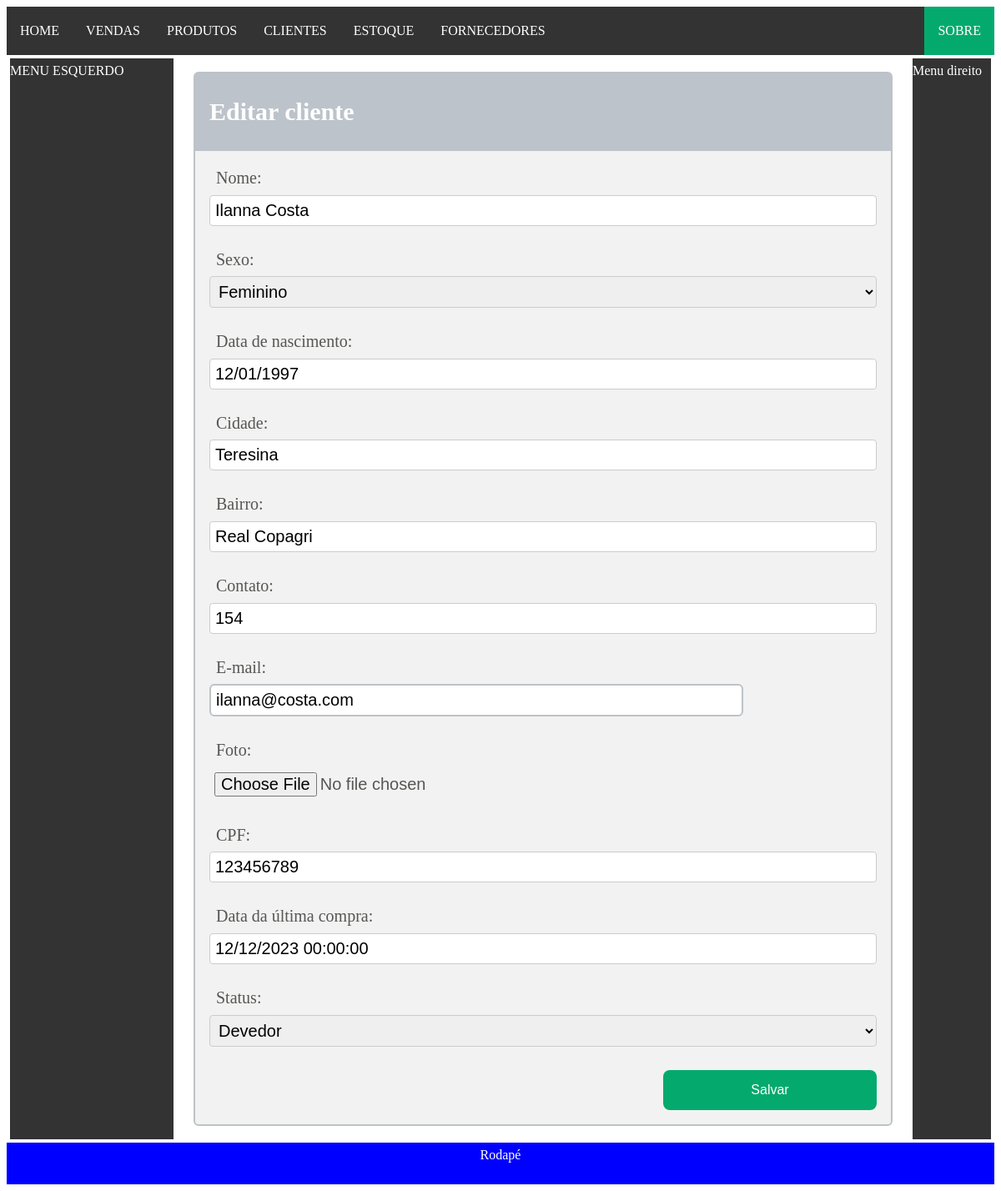
/cliente/2/atualizacao/, run on the app's committed database.
### client/models.py (models this page shows, shortened)
class Client(models.Model):
    GENDER = [
        ('F', 'Feminino'),
        ('M', 'Masculino'),
        ('I', 'Não definido')
    ]
    STATUS = [
        ('1', 'Em dia'),
        ('2', 'Mensal'),
        ('3', 'Devedor'),
    ]
    name = models.CharField('nome', max_length=256)
    gender = models.CharField('sexo', max_length=1, choices=GENDER)
    birth_date = models.DateField('data de nascimento', blank=True, null=True)
    city = models.CharField('cidade', max_length=64, default='Teresina')
    district = models.CharField('bairro', max_length=64, default='Real Copagri')
    contact = models.CharField('contato', max_length=16, blank=True, null=True)
    email = models.EmailField('e-mail', max_length=64, blank=True, null=True)
    registration_date = models.DateField('data do cadastro', auto_now=True)
    photo = models.ImageField('foto', upload_to='cliente_fotos', blank=True, null=True)
    cpf = models.CharField('CPF', max_length=32, blank=True, null=True, unique=True)
    last_purchase_date = models.DateTimeField('data da última compra', null=True)
    status = models.CharField(max_length=1, choices=STATUS, default='3')

### client/views.py (the view, shortened to what this page needs)
# urls.py: path('<int:pk>/atualizacao/', views.ClientUpdateView.as_view(), name='update'),
class ClientUpdateView(UpdateView):
    model = Client
    fields = ['name', 'gender', 'birth_date', 'city', 'district', 'contact', 'email',
              'photo', 'cpf', 'last_purchase_date', 'status']
    def get_object(self, queryset=None):
        pk = self.kwargs.get(self.pk_url_kwarg)
        return Client.objects.get(pk=pk)

### client/templates/client/client_form.html (shortened to what this page needs)
{% extends "base/base.html" %}
{% load static %}
{% block mstatics %}
<link href="{% static 'mcss/formularios.css' %}" rel="stylesheet">
{% endblock %}
{% block conteudo %}
<div>
  <form method="post">
    <div class="form-titulo">
      <h2>Editar cliente</h>
    </div>
    <div class="input-div">
      {{ form.as_p }}
    <div style="text-align: right">
      <button type="submit" class="mbtn mbtn-salvar mbtn-gt">Salvar</button>
    </div>
  </form>
</div>
{% endblock %}

### base/static/mcss/principal.css (style rules this page uses)
html { margin: 0; padding: 0; }
body { line-height: 1.88889; color: #555753; }
.mbtn { border: none; border-radius: 8px; color: white; padding: 15px 32px; text-align: center; text-decoration: none; display: inline-block; font-size: 16px; transition-duration: 0.4s; }
.mbtn-gt { width: 256px; }

### base/static/mcss/formularios.css (style rules this page uses)
form { padding: 0; margin: 0 auto; border: 2px solid #bdc3c7; border-radius: 6px; background-color: #f2f2f2; max-width: 1024px; min-width: 150px; line-height: 1.231; font-size: 20px; }
label { display: block; margin-left: 8px; margin-top: 10px; }
input[type=text] { padding: 6px; font-size: 20px; margin: 8px 0; box-sizing: border-box; border-style: solid; border-width: 2px; border-color: #bdc3c7; border-radius: 6px; transition: border-color 0.6s; outline: none; }
input[type=text], select { padding: 6px; font-size: 20px; width: 100%; margin: 8px 0; display: inline-block; border: 1px solid #ccc; border-radius: 4px; box-sizing: border-box; }
input[type=email] { width: 32em; padding: 6px; font-size: 20px; margin: 8px 0; box-sizing: border-box; border-style: solid; border-width: 2px; border-color: #bdc3c7; border-radius: 6px; transition: border-color 0.6s; transition: 0.5s; outline: none; }
input[type=file] { width: 800px; padding: 6px; font-size: 20px; margin: 8px 0; box-sizing: border-box; border-width: 2px; border-radius: 6px; transition: 0.5s; outline: none; }
.form-titulo { margin: 0; padding-top: 3px; padding-bottom: 3px; background-color: #bcc3ca; }
.form-titulo h2 { margin-left: 17px; color: #fff; }
.input-div { margin: 17px; }
.mbtn-salvar { background-color: #04AA6D; }

### data on the page
Client: name "Ilanna Costa", gender "Feminino", birth_date "12/01/1997", city "Teresina", district "Real Copagri", contact "154", email "ilanna@costa.com", cpf "123456789", last_purchase_date "12/12/2023 00:00:00", status "Devedor"
